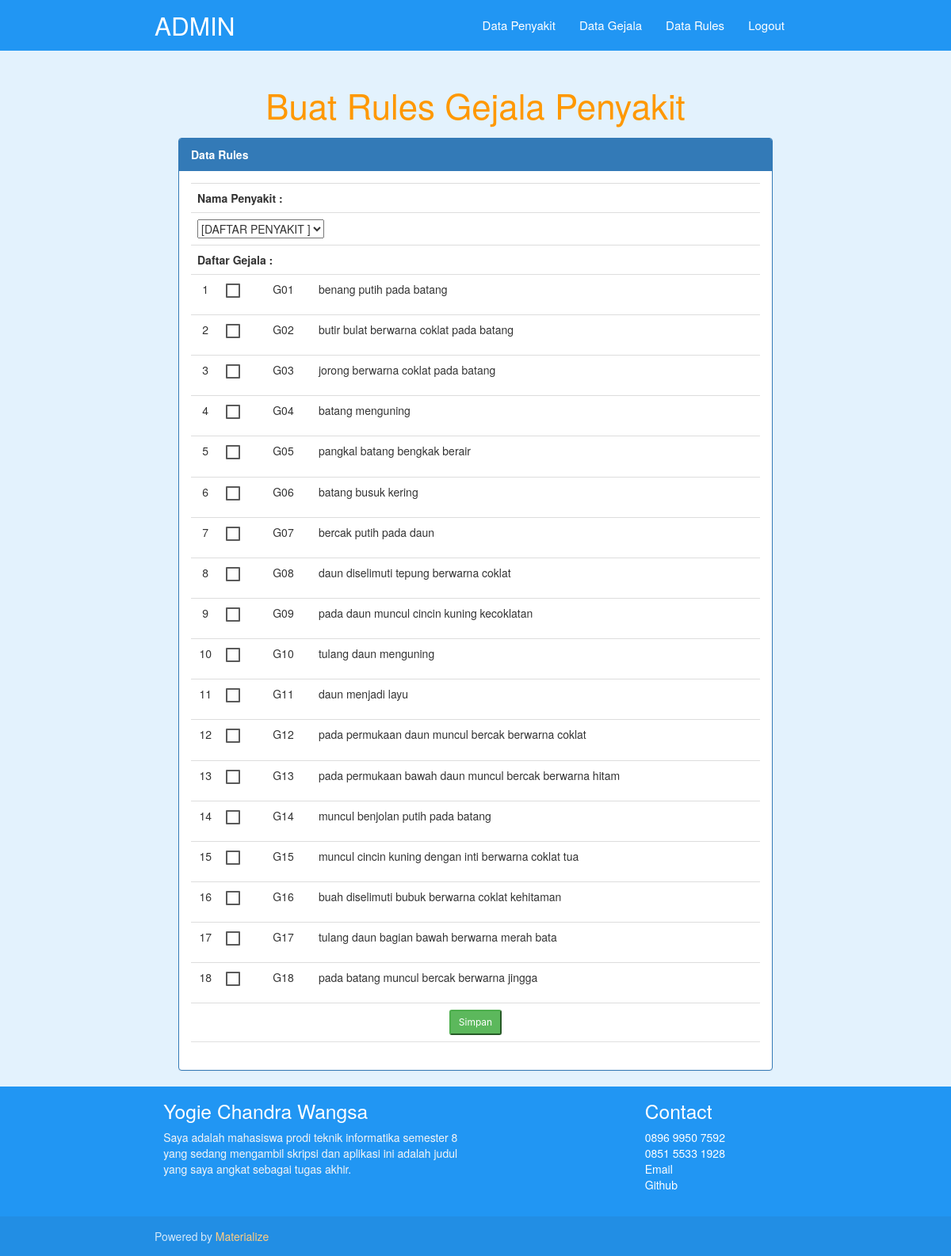
/pakar/rulesTambah.php (signed in), run on the app's committed database.
### tables this page shows
CREATE TABLE `gejala` (
  `id_gejala` char(3) NOT NULL,
  `nama_gejala` varchar(100) NOT NULL
);

### pakar/rulesTambah.php (the view, shortened to what this page needs)
<?php
    include "../koneksi.php";
    $kdsakit = isset($_GET['kdsakit']) ? $_GET['kdsakit'] : '';
?>
<!DOCTYPE html>
<html lang="en">
<head>
  <link href="../css/bootstrap.css" type="text/css" rel="stylesheet" media="screen, projection"/>
  <link href="../css/materialize.css" type="text/css" rel="stylesheet" media="screen,projection"/>
  <link href="../css/style.css" type="text/css" rel="stylesheet" media="screen,projection"/>
</head>
<body>
    <nav class="blue" role="navigation">
        <div class="nav-wrapper container "><a id="logo-container" href="index.php" class="brand-logo">ADMIN</a>
            <ul class="right hide-on-med-and-down">
                <li><a href="penyakitTampil.php">Data Penyakit</a></li>
                <li><a href="gejalaTampil.php">Data Gejala</a></li>
                <li><a href="rulesTampil.php">Data Rules</a></li>
                <li><a href="logout.php" onclick="return confirm('Yakin Mau Logout..?');" target="_self">Logout</a></li>
            </ul>
        </div>
    </nav>
    <div class="col-md-12 blue lighten-5">
        <div class="section no-pad-bot container" id="index-banner">
            <div>
                <h3 class="header center orange-text">Buat Rules Gejala Penyakit</h3>
            </div>
        </div>
    </div>
    <div class="col-md-12 #e3f2fd blue lighten-5">
        <div class="col-md-8 col-md-offset-2 content">
            <div class="panel panel-primary">
                <div class="panel-heading">
                    <b>Data Rules</b>
                </div>
                <div class="panel-body">
                  <form name="form1" method="post" action="rulesTambahFungsi.php">
                    <table class="table">
                        <tr>
                            <th colspan = "4"><b>Nama Penyakit :</b></th>
                        </tr>
                        <tr>
                            <td colspan = "4">
                                <select name="cmbPenyakit" onChange="MM_jumpMenu('parent', this, 0)">
                                    <option disabled selected value="<?php echo $_SERVER['PHP_SELF'];?>">[DAFTAR PENYAKIT ]</option>
                                        <?php
                                        $sqlp = "SELECT * from penyakit order by id_penyakit";
                                        $queryp = mysqli_query($koneksi, $sqlp);
                                        while($resultp = mysqli_fetch_array($queryp)){
                                            if($resultp['id_penyakit']==$kdsakit){
                                                $cek = 'selected';
                                            }
                                            else{
                                                $cek = "";
                                            }
                                        }
                                        ?>
                                </select>
                            </td>
                        </tr>
                        <tr>
                            <th colspan="4"><b>Daftar Gejala : </b></th>
                        </tr>
                        <?php
                            $sql = "SELECT * from gejala order by id_gejala";
                            $query = mysqli_query($koneksi, $sql);
                            $no = 0;
                            while ($result = mysqli_fetch_array($query)){
                                $no++;
                                $sqlr = "SELECT * from rules_penyakit
                                            where id_penyakit='$kdsakit'
                                            and id_gejala='$result[id_gejala]'";
                                $queryr = mysqli_query($koneksi, $sqlr) or die("sql in error".mysqli_error($koneksi));
                                $rowr = mysqli_num_rows($queryr);
                                if($rowr == 1){
                                    $cek = "checked";
                                    $bg = "#CCFF00";
                                }
                                else{
                                    $cek = "";
                                    $bg = "#ffffff";
                                }
                        ?>
                        <tr style="background-color: #FFFFFF">
                            <td width="18" class="center"><?php echo $no; ?></td>
                            <td width="28" style="background-color: <?php echo $bg; ?>">
                                <label>
                                    <input name="cekGejala[]" type="checkbox" value="<?php echo $result['id_gejala']; ?>" <?php echo $cek; ?>><span></span>
                                </label>
                            </td>
                            <td width="50"><?php echo $result['id_gejala']; ?></td>
                            <td width="490"><?php echo $result['nama_gejala']; ?></td>
                        </tr>
                        <?php
                            }
                        ?>
                        <tr>
                            <td colspan="4" class="center">
                                <input class="btn-sm btn-success raised" type="submit" name="Submit" value="Simpan">
                            </td>
                        </tr>
                    </table>
                  </form>
                </div>
            </div>
        </div>
    </div>
    <footer class="page-footer blue">
      <div class="container">
        <div class="row">
          <div class="col l6 s12">
            <h5 class="white-text">Yogie Chandra Wangsa</h5>
            <p class="grey-text text-lighten-4">Saya adalah mahasiswa prodi teknik informatika semester 8 yang sedang mengambil skripsi dan aplikasi ini adalah judul yang saya angkat sebagai tugas akhir.</p>
          </div>
          <div class="col l3 s12">
          </div>
          <div class="col l3 s12">
            <h5 class="white-text">Contact</h5>
            <ul>
              <li><a class="white-text" href="#!">0896 9950 7592</a></li>
              <li><a class="white-text" href="#!">0851 5533 1928</a></li>
              <li><a class="white-text" href="http://Yogie.chandra@matanauniversity.ac.id">Email</a></li>
              <li><a class="white-text" href="http://github.com/yogiekun">Github</a></li>
            </ul>
          </div>
        </div>
      </div>
      <div class="footer-copyright">
        <div class="container">
        Powered by <a class="orange-text text-lighten-3" href="http://materializecss.com">Materialize</a>
        </div>
      </div>
    </footer>
  </body>
</html>

### css/style.css (style rules this page uses)
a { text-decoration: none; }

### data on the page
gejala: id_gejala "G01", nama_gejala "benang putih pada batang"
gejala: id_gejala "G02", nama_gejala "butir bulat berwarna coklat pada batang"
gejala: id_gejala "G03", nama_gejala "jorong berwarna coklat pada batang"
gejala: id_gejala "G04", nama_gejala "batang menguning"
gejala: id_gejala "G05", nama_gejala "pangkal batang bengkak berair"
gejala: id_gejala "G06", nama_gejala "batang busuk kering"
gejala: id_gejala "G07", nama_gejala "bercak putih pada daun"
gejala: id_gejala "G08", nama_gejala "daun diselimuti tepung berwarna coklat"
gejala: id_gejala "G09", nama_gejala "pada daun muncul cincin kuning kecoklatan"
gejala: id_gejala "G10", nama_gejala "tulang daun menguning"
gejala: id_gejala "G11", nama_gejala "daun menjadi layu"
gejala: id_gejala "G12", nama_gejala "pada permukaan daun muncul bercak berwarna coklat"
gejala: id_gejala "G13", nama_gejala "pada permukaan bawah daun muncul bercak berwarna hitam"
gejala: id_gejala "G14", nama_gejala "muncul benjolan putih pada batang"
gejala: id_gejala "G15", nama_gejala "muncul cincin kuning dengan inti berwarna coklat tua"
gejala: id_gejala "G16", nama_gejala "buah diselimuti bubuk berwarna coklat kehitaman"
gejala: id_gejala "G17", nama_gejala "tulang daun bagian bawah berwarna merah bata"
gejala: id_gejala "G18", nama_gejala "pada batang muncul bercak berwarna jingga"
